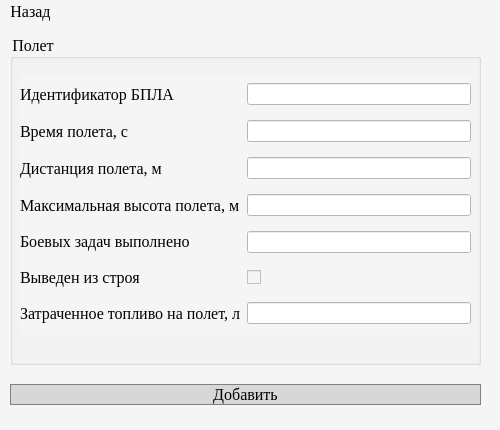
<?xml version="1.0" encoding="UTF-8"?>
<ui version="4.0">
 <class>MainWindow</class>
 <widget class="QMainWindow" name="MainWindow">
  <property name="enabled">
   <bool>true</bool>
  </property>
  <property name="geometry">
   <rect>
    <x>0</x>
    <y>0</y>
    <width>500</width>
    <height>430</height>
   </rect>
  </property>
  <property name="minimumSize">
   <size>
    <width>500</width>
    <height>430</height>
   </size>
  </property>
  <property name="maximumSize">
   <size>
    <width>500</width>
    <height>430</height>
   </size>
  </property>
  <property name="font">
   <font>
    <family>Times New Roman</family>
    <pointsize>12</pointsize>
   </font>
  </property>
  <property name="windowTitle">
   <string>Добавить полет</string>
  </property>
  <property name="styleSheet">
   <string notr="true">
background-color: rgb(245, 245, 245);</string>
  </property>
  <widget class="QWidget" name="centralwidget">
   <widget class="QGroupBox" name="groupBox_ADD_POLET">
    <property name="geometry">
     <rect>
      <x>10</x>
      <y>10</y>
      <width>471</width>
      <height>331</height>
     </rect>
    </property>
    <property name="maximumSize">
     <size>
      <width>16777215</width>
      <height>700</height>
     </size>
    </property>
    <property name="font">
     <font>
      <family>Times New Roman</family>
      <pointsize>12</pointsize>
     </font>
    </property>
    <property name="title">
     <string>Полет</string>
    </property>
    <widget class="QWidget" name="gridLayoutWidget">
     <property name="geometry">
      <rect>
       <x>10</x>
       <y>40</y>
       <width>451</width>
       <height>261</height>
      </rect>
     </property>
     <layout class="QGridLayout" name="gridLayout">
      <item row="6" column="1">
       <widget class="QLineEdit" name="lineEdit_ZATRACHENO_TOPLIVO">
        <property name="styleSheet">
         <string notr="true">QLineEdit{
	background-color:white;
}
QLineEdit:hover{
	border:1px solid rgb(5,142,215);
}
QLineEdit:pressed{
	border:1px solid rgb(5,142,215);
}</string>
        </property>
       </widget>
      </item>
      <item row="5" column="0">
       <widget class="QLabel" name="label_VIVEDEN_IS_STOIA">
        <property name="font">
         <font>
          <family>Times New Roman</family>
          <pointsize>12</pointsize>
         </font>
        </property>
        <property name="text">
         <string>Выведен из строя</string>
        </property>
       </widget>
      </item>
      <item row="0" column="1">
       <widget class="QLineEdit" name="lineEdit_ID_BPLA">
        <property name="sizePolicy">
         <sizepolicy hsizetype="Expanding" vsizetype="Fixed">
          <horstretch>0</horstretch>
          <verstretch>0</verstretch>
         </sizepolicy>
        </property>
        <property name="maximumSize">
         <size>
          <width>16777215</width>
          <height>16777215</height>
         </size>
        </property>
        <property name="styleSheet">
         <string notr="true">QLineEdit{
	background-color:white;
}
QLineEdit:hover{
	border:1px solid rgb(5,142,215);
}
QLineEdit:pressed{
	border:1px solid rgb(5,142,215);
}</string>
        </property>
        <property name="text">
         <string/>
        </property>
       </widget>
      </item>
      <item row="4" column="1">
       <widget class="QLineEdit" name="lineEdit_BOEVIE_TASKS_COMPLETE">
        <property name="styleSheet">
         <string notr="true">QLineEdit{
	background-color:white;
}
QLineEdit:hover{
	border:1px solid rgb(5,142,215);
}
QLineEdit:pressed{
	border:1px solid rgb(5,142,215);
}</string>
        </property>
       </widget>
      </item>
      <item row="3" column="1">
       <widget class="QLineEdit" name="lineEdit_MAX_HEIGHT_FLIGHT">
        <property name="styleSheet">
         <string notr="true">QLineEdit{
	background-color:white;
}
QLineEdit:hover{
	border:1px solid rgb(5,142,215);
}
QLineEdit:pressed{
	border:1px solid rgb(5,142,215);
}</string>
        </property>
       </widget>
      </item>
      <item row="2" column="1">
       <widget class="QLineEdit" name="lineEdit_DIST_POLET">
        <property name="styleSheet">
         <string notr="true">QLineEdit{
	background-color:white;
}
QLineEdit:hover{
	border:1px solid rgb(5,142,215);
}
QLineEdit:pressed{
	border:1px solid rgb(5,142,215);
}</string>
        </property>
        <property name="text">
         <string/>
        </property>
       </widget>
      </item>
      <item row="1" column="0">
       <widget class="QLabel" name="label_2_FLIGHT_TIME_POLET">
        <property name="maximumSize">
         <size>
          <width>16777215</width>
          <height>16777215</height>
         </size>
        </property>
        <property name="font">
         <font>
          <family>Times New Roman</family>
          <pointsize>12</pointsize>
         </font>
        </property>
        <property name="text">
         <string>Время полета, с</string>
        </property>
       </widget>
      </item>
      <item row="2" column="0">
       <widget class="QLabel" name="label_DIST_POLET">
        <property name="maximumSize">
         <size>
          <width>16777215</width>
          <height>16777215</height>
         </size>
        </property>
        <property name="font">
         <font>
          <family>Times New Roman</family>
          <pointsize>12</pointsize>
         </font>
        </property>
        <property name="text">
         <string>Дистанция полета, м</string>
        </property>
       </widget>
      </item>
      <item row="3" column="0">
       <widget class="QLabel" name="label_MAX_HEIGHT_FLIGHT">
        <property name="maximumSize">
         <size>
          <width>16777215</width>
          <height>16777215</height>
         </size>
        </property>
        <property name="font">
         <font>
          <family>Times New Roman</family>
          <pointsize>12</pointsize>
         </font>
        </property>
        <property name="text">
         <string>Максимальная высота полета, м</string>
        </property>
       </widget>
      </item>
      <item row="4" column="0">
       <widget class="QLabel" name="label_BOEVIE_TASKS_COMPLETE">
        <property name="maximumSize">
         <size>
          <width>16777215</width>
          <height>16777215</height>
         </size>
        </property>
        <property name="font">
         <font>
          <family>Times New Roman</family>
          <pointsize>12</pointsize>
         </font>
        </property>
        <property name="text">
         <string>&lt;html&gt;&lt;head/&gt;&lt;body&gt;&lt;p&gt;Боевых задач выполнено&lt;/p&gt;&lt;/body&gt;&lt;/html&gt;</string>
        </property>
       </widget>
      </item>
      <item row="6" column="0">
       <widget class="QLabel" name="label_ZATRACHENNOE_TOPLIVO">
        <property name="font">
         <font>
          <family>Times New Roman</family>
          <pointsize>12</pointsize>
         </font>
        </property>
        <property name="text">
         <string>Затраченное топливо на полет, л</string>
        </property>
       </widget>
      </item>
      <item row="0" column="0">
       <widget class="QLabel" name="label_ID_BPLA">
        <property name="maximumSize">
         <size>
          <width>16777215</width>
          <height>16777215</height>
         </size>
        </property>
        <property name="font">
         <font>
          <family>Times New Roman</family>
          <pointsize>12</pointsize>
         </font>
        </property>
        <property name="text">
         <string>Идентификатор БПЛА</string>
        </property>
       </widget>
      </item>
      <item row="1" column="1">
       <widget class="QLineEdit" name="lineEdit__FLIGHT_TIME_POLET">
        <property name="styleSheet">
         <string notr="true">QLineEdit{
	background-color:white;
}
QLineEdit:hover{
	border:1px solid rgb(5,142,215);
}
QLineEdit:pressed{
	border:1px solid rgb(5,142,215);
}</string>
        </property>
        <property name="text">
         <string/>
        </property>
       </widget>
      </item>
      <item row="5" column="1">
       <widget class="QCheckBox" name="checkBox_VIVEDEN_IS_STOROIA">
        <property name="styleSheet">
         <string notr="true">QPushButton{
background-color: rgb(215, 215, 215);
border: 1px solid gray;
}
QPushButton:hover {border:2px solid  rgb(0, 120, 215);}
QPushButton:pressed {border:2px solid  rgb(0, 120, 215);}</string>
        </property>
        <property name="text">
         <string/>
        </property>
       </widget>
      </item>
     </layout>
    </widget>
   </widget>
   <widget class="QWidget" name="horizontalLayoutWidget_5">
    <property name="geometry">
     <rect>
      <x>10</x>
      <y>350</y>
      <width>471</width>
      <height>41</height>
     </rect>
    </property>
    <layout class="QHBoxLayout" name="horizontalLayout">
     <item>
      <widget class="QPushButton" name="pushButton_ADD_POLET_IN_BD">
       <property name="font">
        <font>
         <family>Times New Roman</family>
         <pointsize>12</pointsize>
        </font>
       </property>
       <property name="styleSheet">
        <string notr="true">QPushButton{
background-color: rgb(215, 215, 215);
border: 1px solid gray;
}
QPushButton:hover {border:2px solid  rgb(0, 120, 215);}
QPushButton:pressed {border:2px solid  rgb(0, 120, 215);}</string>
       </property>
       <property name="text">
        <string>Добавить</string>
       </property>
      </widget>
     </item>
    </layout>
   </widget>
  </widget>
  <widget class="QMenuBar" name="menubar">
   <property name="geometry">
    <rect>
     <x>0</x>
     <y>0</y>
     <width>500</width>
     <height>24</height>
    </rect>
   </property>
   <property name="font">
    <font>
     <family>Times New Roman</family>
     <pointsize>12</pointsize>
    </font>
   </property>
   <widget class="QMenu" name="menu">
    <property name="enabled">
     <bool>true</bool>
    </property>
    <property name="font">
     <font>
      <family>Times New Roman</family>
      <pointsize>12</pointsize>
      <weight>50</weight>
      <bold>false</bold>
     </font>
    </property>
    <property name="title">
     <string>Назад</string>
    </property>
   </widget>
   <addaction name="menu"/>
  </widget>
  <widget class="QStatusBar" name="statusbar"/>
 </widget>
 <resources/>
 <connections/>
</ui>
